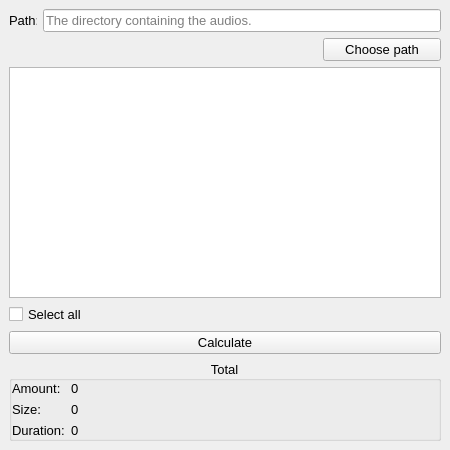
<?xml version="1.0" encoding="UTF-8"?>
<ui version="4.0">
 <class>MainWindow</class>
 <widget class="QMainWindow" name="MainWindow">
  <property name="geometry">
   <rect>
    <x>0</x>
    <y>0</y>
    <width>450</width>
    <height>450</height>
   </rect>
  </property>
  <property name="minimumSize">
   <size>
    <width>450</width>
    <height>450</height>
   </size>
  </property>
  <property name="maximumSize">
   <size>
    <width>450</width>
    <height>450</height>
   </size>
  </property>
  <property name="font">
   <font>
    <pointsize>10</pointsize>
   </font>
  </property>
  <property name="windowTitle">
   <string>MP3 Length Calculator</string>
  </property>
  <widget class="QWidget" name="centralwidget">
   <layout class="QGridLayout" name="gridLayout_2">
    <item row="0" column="0">
     <widget class="QLabel" name="label_path">
      <property name="maximumSize">
       <size>
        <width>28</width>
        <height>16777215</height>
       </size>
      </property>
      <property name="text">
       <string>Path:</string>
      </property>
     </widget>
    </item>
    <item row="0" column="1" colspan="2">
     <widget class="QLineEdit" name="lineEdit_path_output">
      <property name="readOnly">
       <bool>true</bool>
      </property>
      <property name="placeholderText">
       <string>The directory containing the audios.</string>
      </property>
     </widget>
    </item>
    <item row="1" column="0" colspan="2">
     <spacer name="horizontalSpacer">
      <property name="orientation">
       <enum>Qt::Horizontal</enum>
      </property>
      <property name="sizeHint" stdset="0">
       <size>
        <width>308</width>
        <height>20</height>
       </size>
      </property>
     </spacer>
    </item>
    <item row="1" column="2">
     <widget class="QPushButton" name="pushButton_choose_path">
      <property name="maximumSize">
       <size>
        <width>16777215</width>
        <height>16777215</height>
       </size>
      </property>
      <property name="text">
       <string>Choose path</string>
      </property>
     </widget>
    </item>
    <item row="2" column="0" colspan="3">
     <widget class="QListWidget" name="listWidget_audios">
      <property name="dragDropMode">
       <enum>QAbstractItemView::NoDragDrop</enum>
      </property>
      <property name="resizeMode">
       <enum>QListView::Adjust</enum>
      </property>
     </widget>
    </item>
    <item row="3" column="0" colspan="3">
     <widget class="QCheckBox" name="checkBox_select_all">
      <property name="text">
       <string>Select all</string>
      </property>
     </widget>
    </item>
    <item row="4" column="0" colspan="3">
     <widget class="QPushButton" name="pushButton_calculate">
      <property name="text">
       <string>Calculate</string>
      </property>
     </widget>
    </item>
    <item row="5" column="0" colspan="3">
     <widget class="QGroupBox" name="groupBox_total">
      <property name="title">
       <string>Total</string>
      </property>
      <property name="alignment">
       <set>Qt::AlignCenter</set>
      </property>
      <property name="flat">
       <bool>true</bool>
      </property>
      <layout class="QGridLayout" name="gridLayout">
       <property name="leftMargin">
        <number>0</number>
       </property>
       <property name="topMargin">
        <number>0</number>
       </property>
       <property name="rightMargin">
        <number>0</number>
       </property>
       <property name="bottomMargin">
        <number>0</number>
       </property>
       <item row="0" column="0">
        <widget class="QLabel" name="label_amount">
         <property name="maximumSize">
          <size>
           <width>53</width>
           <height>16777215</height>
          </size>
         </property>
         <property name="text">
          <string>Amount:</string>
         </property>
        </widget>
       </item>
       <item row="0" column="1">
        <widget class="QLabel" name="label_amount_output">
         <property name="sizePolicy">
          <sizepolicy hsizetype="Preferred" vsizetype="Preferred">
           <horstretch>0</horstretch>
           <verstretch>0</verstretch>
          </sizepolicy>
         </property>
         <property name="text">
          <string>0</string>
         </property>
        </widget>
       </item>
       <item row="1" column="0">
        <widget class="QLabel" name="label_size">
         <property name="text">
          <string>Size:</string>
         </property>
        </widget>
       </item>
       <item row="1" column="1">
        <widget class="QLabel" name="label_size_output">
         <property name="sizePolicy">
          <sizepolicy hsizetype="Preferred" vsizetype="Preferred">
           <horstretch>0</horstretch>
           <verstretch>0</verstretch>
          </sizepolicy>
         </property>
         <property name="text">
          <string>0</string>
         </property>
        </widget>
       </item>
       <item row="2" column="0">
        <widget class="QLabel" name="label_duration">
         <property name="maximumSize">
          <size>
           <width>16777215</width>
           <height>16777215</height>
          </size>
         </property>
         <property name="text">
          <string>Duration:</string>
         </property>
        </widget>
       </item>
       <item row="2" column="1">
        <widget class="QLabel" name="label_duration_output">
         <property name="sizePolicy">
          <sizepolicy hsizetype="Preferred" vsizetype="Preferred">
           <horstretch>0</horstretch>
           <verstretch>0</verstretch>
          </sizepolicy>
         </property>
         <property name="text">
          <string>0</string>
         </property>
        </widget>
       </item>
      </layout>
     </widget>
    </item>
   </layout>
  </widget>
 </widget>
 <resources/>
 <connections/>
</ui>
